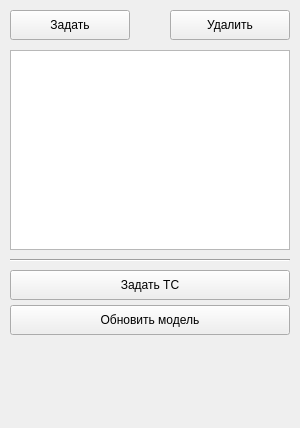
          <widget class="QWidget" name="routesPage">
           <property name="geometry">
            <rect>
             <x>0</x>
             <y>0</y>
             <width>300</width>
             <height>428</height>
            </rect>
           </property>
           <attribute name="label">
            <string>Маршруты</string>
           </attribute>
           <widget class="QListWidget" name="listWidget">
            <property name="geometry">
             <rect>
              <x>10</x>
              <y>50</y>
              <width>280</width>
              <height>200</height>
             </rect>
            </property>
           </widget>
           <widget class="QPushButton" name="pushButton_5">
            <property name="geometry">
             <rect>
              <x>170</x>
              <y>10</y>
              <width>120</width>
              <height>30</height>
             </rect>
            </property>
            <property name="text">
             <string>Удалить</string>
            </property>
            <property name="icon">
             <iconset resource="trucks.qrc">
              <normaloff>:/icons_actions/images/tango_icons/22x22/actions/list-remove.png</normaloff>:/icons_actions/images/tango_icons/22x22/actions/list-remove.png</iconset>
            </property>
           </widget>
           <widget class="QPushButton" name="pushButton_7">
            <property name="geometry">
             <rect>
              <x>10</x>
              <y>10</y>
              <width>120</width>
              <height>30</height>
             </rect>
            </property>
            <property name="text">
             <string>Задать</string>
            </property>
            <property name="icon">
             <iconset resource="trucks.qrc">
              <normaloff>:/icons_actions/images/tango_icons/22x22/actions/list-add.png</normaloff>:/icons_actions/images/tango_icons/22x22/actions/list-add.png</iconset>
            </property>
           </widget>
           <widget class="QPushButton" name="pushButton_8">
            <property name="geometry">
             <rect>
              <x>10</x>
              <y>270</y>
              <width>280</width>
              <height>30</height>
             </rect>
            </property>
            <property name="text">
             <string>Задать ТС</string>
            </property>
            <property name="icon">
             <iconset resource="trucks.qrc">
              <normaloff>:/icons_actions/images/tango_icons/22x22/actions/go-next.png</normaloff>:/icons_actions/images/tango_icons/22x22/actions/go-next.png</iconset>
            </property>
           </widget>
           <widget class="Line" name="line_2">
            <property name="geometry">
             <rect>
              <x>10</x>
              <y>250</y>
              <width>280</width>
              <height>20</height>
             </rect>
            </property>
            <property name="orientation">
             <enum>Qt::Horizontal</enum>
            </property>
           </widget>
           <widget class="QPushButton" name="pushButton_15">
            <property name="geometry">
             <rect>
              <x>10</x>
              <y>305</y>
              <width>280</width>
              <height>30</height>
             </rect>
            </property>
            <property name="text">
             <string>Обновить модель</string>
            </property>
            <property name="icon">
             <iconset resource="trucks.qrc">
              <normaloff>:/icons_actions/images/tango_icons/22x22/actions/view-refresh.png</normaloff>:/icons_actions/images/tango_icons/22x22/actions/view-refresh.png</iconset>
            </property>
           </widget>
          </widget>
